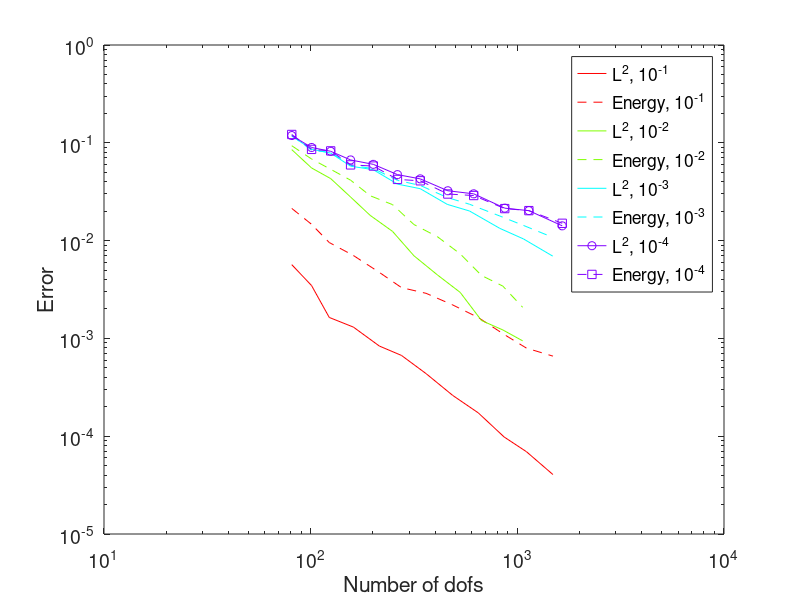

This chart was generated by the following MATLAB code:
% 12 refs, p = 2, dp = 1, initial N = 4, 1e-1 to 1e-6
col = hsv(4)

figure;

% eps = 1e-1
dofs =  [81, 101, 123, 161, 215, 275, 362, 487, 647, 863, 1107, 1487]
energy_err =  [0.021344425999369088, 0.014671388933453074, 0.009557888653306125, 0.0070403222566920078, 0.0047305170183488286, 0.0033060997581671561, 0.0028892553460036366, 0.0021966547001102035, 0.0016354715319096885, 0.0010974187844634989, 0.00079549466207076236, 0.00065871105480293528]
L2_err =  [0.0056780043089128289, 0.0034706770640939239, 0.0016379529164242017, 0.001304892934393522, 0.00083520275443114305, 0.00066987950540410503, 0.00043601824651183822, 0.00026107529378567866, 0.00017329730328500799, 9.8231145926459164e-05, 6.9429297815698252e-05, 4.0536984443571555e-05]

i = 1
loglog(dofs,L2_err,'-','color',col(i,:))
hold on
loglog(dofs,energy_err,'--','color',col(i,:))

% eps = 1e-2
dofs =  [81, 101, 125, 156, 194, 249, 316, 411, 529, 671, 851, 1061]
energy_err =  [0.093330885398702684, 0.068292508828105808, 0.053559612568761183, 0.041494742056516702, 0.028765811722545671, 0.023325251679290893, 0.014596642446867238, 0.010938959838637866, 0.0073188268909461906, 0.0044002086541261179, 0.0034239111874826912, 0.0020796772369217598]
L2_err =  [0.085168306170146313, 0.05531942302345938, 0.043046308032743036, 0.027903092143619319, 0.018121449064513673, 0.012418633159924964, 0.0069965433479323184, 0.0044483536173308899, 0.0029550423907497374, 0.0015226588633130767, 0.0012201946669860568, 0.00094417590943984733]

i = 2
loglog(dofs,L2_err,'-','color',col(i,:))
hold on
loglog(dofs,energy_err,'--','color',col(i,:))

% eps = 1e-3
dofs =  [81, 101, 125, 156, 201, 263, 339, 458, 587, 823, 1071, 1483]
energy_err =  [0.11874932452273096, 0.084036842503426717, 0.079527481763835811, 0.058866391304556391, 0.054473696746919466, 0.041318896353905891, 0.036642257650252544, 0.02758650440903811, 0.023541723650921005, 0.017836091385970556, 0.014289643652336922, 0.010800333746031546]
L2_err =  [0.11719792153207896, 0.086016583777958816, 0.078478791815125432, 0.057682532391197923, 0.053075128754830066, 0.037812526998103245, 0.033941384531053484, 0.023470395107156362, 0.020075100332953111, 0.013335736070392689, 0.010401412495344943, 0.0069402187159727253]

i = 3
loglog(dofs,L2_err,'-','color',col(i,:))
hold on
loglog(dofs,energy_err,'--','color',col(i,:))

% eps = 1e-4
dofs =  [81, 101, 125, 156, 201, 263, 339, 461, 615, 869, 1137, 1649]
energy_err =  [0.121665221609131, 0.085666280577609652, 0.082665597314132519, 0.059453073100573149, 0.057848313925423042, 0.042237824983464359, 0.040886777794183836, 0.029949913971603168, 0.028895177259539606, 0.021247370816898908, 0.020259470440493078, 0.015030875997936633]
L2_err =  [0.11861657343936373, 0.089596087019849752, 0.081874126289953317, 0.066802846068710356, 0.060205609978140007, 0.047271327140893292, 0.042784660195255841, 0.03233445636982734, 0.030083134741331723, 0.021464792607370987, 0.020244738690146799, 0.014159399704709677]

i = 4
loglog(dofs,L2_err,'o-','color',col(i,:))
hold on
loglog(dofs,energy_err,'s--','color',col(i,:))

set(0,'defaultlinelinewidth',2)
xlabel('Number of dofs','fontsize',15)
ylabel('Error','fontsize',15)
set(gca,'fontsize',14)

legNames={}
for i = 1:4
    legNames{2*i-1} = ['L^2, 10^{-' num2str(i) '}'];
    legNames{2*i} = ['Energy, 10^{-' num2str(i) '}'];
end
legend(legNames)
%print(gcf,'-depsc','../epsRangeComparison.eps')

